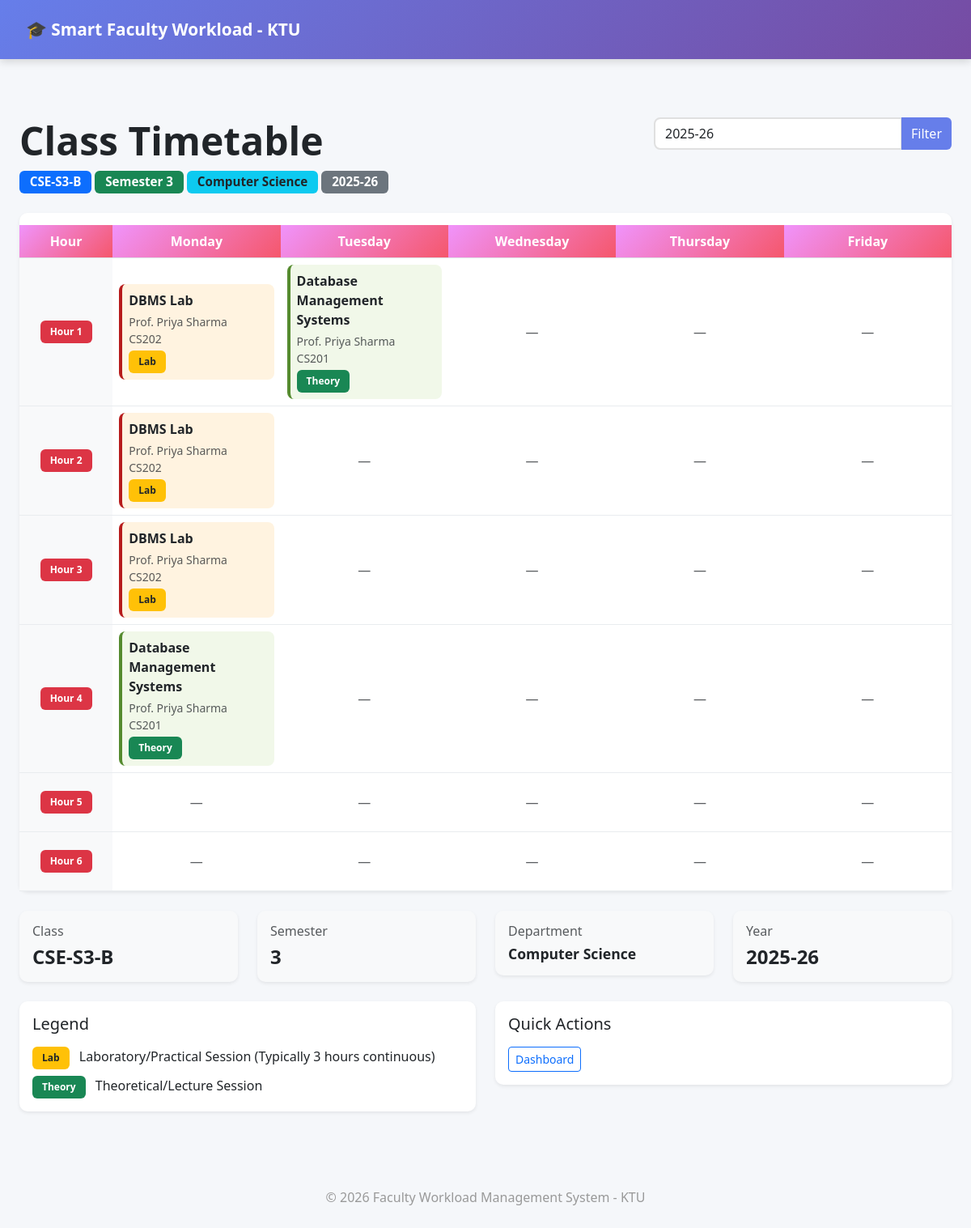
Page /class/15/timetable on the earlier database version.
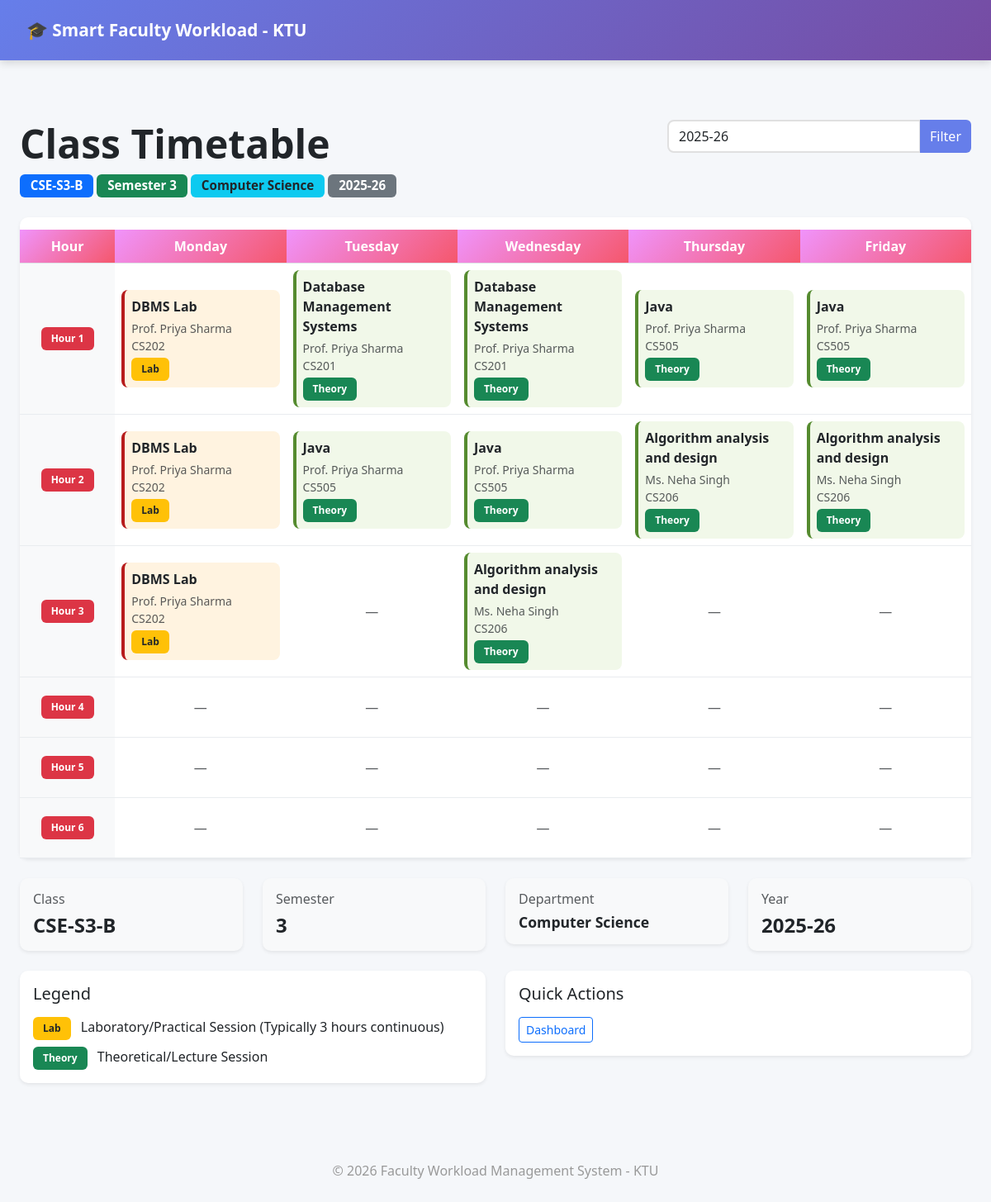
Same page on the later database version.
### app/models.py (models this page shows, shortened)
class Subject(db.Model):
    id = db.Column(db.Integer, primary_key=True)
    course_code = db.Column(db.String(20), nullable=False)
    subject_name = db.Column(db.String(150), nullable=False)
    subject_type = db.Column(db.String(20), nullable=False)  # 'Theory' or 'Lab'
    is_lab = db.Column(db.Boolean, default=False)  # Flag for lab subjects
    hours_per_week = db.Column(db.Integer, nullable=False)  # Theory: varies, Lab: typically 3 hours continuous
    semester = db.Column(db.Integer, nullable=False)  # Semester number (1-8)
    created_at = db.Column(db.DateTime, default=datetime.utcnow)
    assignments = db.relationship(
        'Assignment',
        backref='subject',
        lazy=True,
        cascade="all, delete-orphan"
    )

class Faculty(UserMixin, db.Model):
    id = db.Column(db.Integer, primary_key=True)
    name = db.Column(db.String(100), nullable=False)
    department = db.Column(db.String(100), nullable=False)
    designation = db.Column(db.String(50), nullable=False)
    email = db.Column(db.String(120), unique=True, nullable=False)
    password_hash = db.Column(db.String(200), nullable=False)
    max_workload = db.Column(db.Integer, default=20)
    role = db.Column(db.String(20), default="faculty")
    assignments = db.relationship(
        'Assignment',
        backref='faculty',
        lazy=True,
        cascade="all, delete-orphan"
    )
    duties = db.relationship(
        'AdditionalDuty',
        backref='faculty',
        lazy=True,
        cascade="all, delete-orphan"
    )
    timetables = db.relationship(
        'Timetable',
        backref='faculty_obj',
        lazy=True,
        cascade="all, delete-orphan"
    )

### app/routes.py (the view)
@main.route('/class/<int:class_id>/timetable')
def class_timetable(class_id):
    class_obj = Class.query.get_or_404(class_id)
    academic_year = request.args.get('academic_year') or get_latest_academic_year()
    timetable_entries = Timetable.query.filter_by(
        class_id=class_id,
        academic_year=academic_year
    ).all()
    days = ['Monday', 'Tuesday', 'Wednesday', 'Thursday', 'Friday']
    hours = list(range(1, 7))
    timetable_grid = {}
    for day in days:
        timetable_grid[day] = {}
        for hour in hours:
            timetable_grid[day][hour] = None
    for entry in timetable_entries:
        day = entry.timeslot.day
        hour = entry.timeslot.hour
        timetable_grid[day][hour] = {
            'subject': entry.subject.subject_name,
            'faculty': entry.faculty_obj.name,
            'course_code': entry.subject.course_code,
            'is_lab': entry.subject.is_lab
        }
    return render_template(
        'class_timetable.html',
        timetable_grid=timetable_grid,
        days=days,
        hours=hours,
        academic_year=academic_year,
        class_name=class_obj.class_name,
        semester=class_obj.semester,
        department=class_obj.department
    )

### app/routes.py (called while the page is built)
def get_latest_academic_year():
    assignment_years = [year for (year,) in db.session.query(Assignment.academic_year).distinct().all() if year]
    timetable_years = [year for (year,) in db.session.query(Timetable.academic_year).distinct().all() if year]
    all_years = sorted(set(assignment_years + timetable_years), reverse=True)
    return all_years[0] if all_years else None

### app/templates/class_timetable.html (shortened to what the changed rows need)
{% extends "base.html" %}
{% block content %}
<div class="container-fluid py-4">
    <div class="row mb-4">
        <div class="col-md-8">
            <h1 class="display-5 fw-bold">
                 Class Timetable
            </h1>
        </div>
    </div>
    <div class="card border-0 shadow-sm">
        <div class="card-body p-0">
            <div class="table-responsive">
                <table class="table table-hover mb-0">
                    <thead class="bg-light">
                        <tr>
                            <th class="text-center fw-bold" style="width: 10%; background: linear-gradient(135deg, #f093fb 0%, #f5576c 100%); color: white;">
                                Hour
                            </th>
                            {% for day in days %}
                            <th class="text-center fw-bold" style="width: 18%; background: linear-gradient(135deg, #f093fb 0%, #f5576c 100%); color: white;">
                                {{ day }}
                            </th>
                            {% endfor %}
                        </tr>
                    </thead>
                    <tbody>
                        {% for hour in hours %}
                        <tr>
                            <td class="text-center fw-bold align-middle bg-light">
                                <span class="badge bg-danger">Hour {{ hour }}</span>
                            </td>
                            {% for day in days %}
                            <td class="align-middle" style="min-height: 80px;">
                                {% if timetable_grid[day][hour] %}
                                    {% set entry = timetable_grid[day][hour] %}
                                    <div class="p-2" style="background: {% if entry.is_lab %}#fff3e0{% else %}#f1f8e9{% endif %}; border-radius: 8px; border-left: 4px solid {% if entry.is_lab %}#b71c1c{% else %}#558b2f{% endif %};">
                                        <p class="mb-1">
                                            <strong class="text-dark">{{ entry.subject }}</strong>
                                        </p>
                                        <p class="mb-0 small text-muted">
                                             {{ entry.faculty }}
                                        </p>
                                        <p class="mb-0 small text-muted">
                                             {{ entry.course_code }}
                                        </p>
                                        {% if entry.is_lab %}
                                        <span class="badge bg-warning text-dark mt-1">Lab</span>
                                        {% else %}
                                        <span class="badge bg-success mt-1">Theory</span>
                                        {% endif %}
                                    </div>
                                {% else %}
                                    <div class="text-center text-muted py-3">
                                        <span class="text-sm">—</span>
                                    </div>
                                {% endif %}
                            </td>
                            {% endfor %}
                        </tr>
                        {% endfor %}
                    </tbody>
                </table>
            </div>
        </div>
    </div>
</div>
{% endblock %}

Differences in the rows shown:
added Subject: subject "Java" "Java" "Java" "Java", course_code "CS505" "CS505" "CS505" "CS505"
added Subject: subject "Algorithm analysis and design" "Algorithm analysis and design" "Algorithm analysis and design", course_code "CS206" "CS206" "CS206"
now on this page (row edited): Faculty: faculty "Ms. Neha Singh" "Ms. Neha Singh" "Ms. Neha Singh"
Other differences:
new list line: "Database Management Systems CS201"
new list line: "Prof. Priya Sharma Prof. Priya Sharma Prof. Priya Sharma"
new list line: "Theory Theory Theory"
new list line: "Prof. Priya Sharma Prof. Priya Sharma"
new list line: "Theory Theory Theory Theory"
new list line: "Theory"
list line gone: "Theory"
list line gone: "Database Management Systems CS201"
list line gone: "Prof. Priya Sharma"
